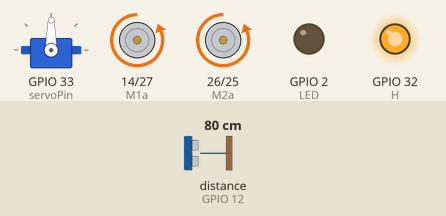
Recording of a sketch running on a simulated ESP32. On the bench: servo, motor-driver pin pairs drawn as motors (green arrow = first pin HIGH = forward, orange = second pin HIGH = backward, longer = more drive), output pins drawn as LEDs (lit = HIGH). Wiring (inferred from the names in the program): ultrasonic range finder: trigger GPIO 13; echo GPIO 12. The test bench sets the inputs (shaded band); at power-on: distance to the obstacle (sensor on GPIO 12) 80 cm. The echo pulse lasts 58.3 µs per cm; pins used as bus, display or sensor lines are not drawn.

Above: at 1.2 s.
1.3 s: distance to the obstacle (sensor on GPIO 12) set to 16 cm
2.8 s: distance to the obstacle (sensor on GPIO 12) set to 13 cm
At 3.2 s:
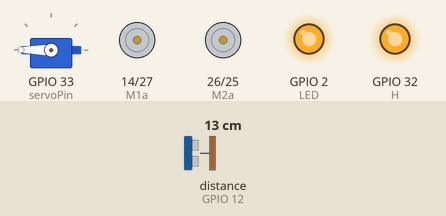
At 4.6 s:
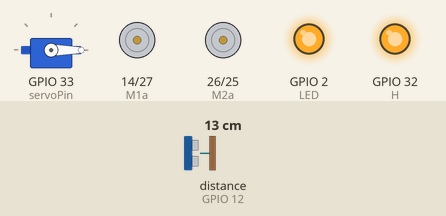
8.3 s: distance to the obstacle (sensor on GPIO 12) set to 18 cm
11.0 s: distance to the obstacle (sensor on GPIO 12) set to 24 cm
At 14.9 s:
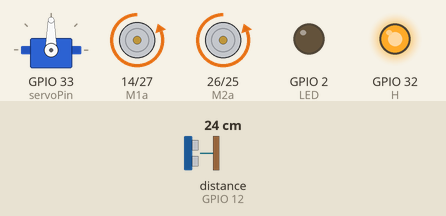
Timing chart, 0 to 15.0 s (numbered marks = the images above; inputs shaded):
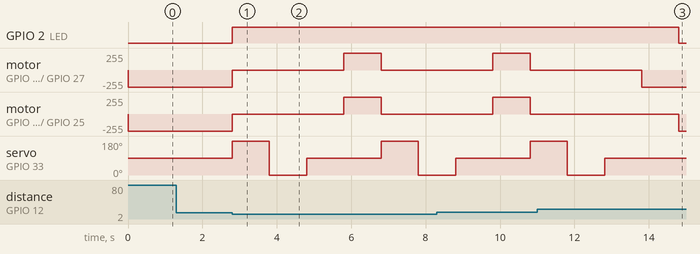

Measured:
- the behaviour switches between 15 and 14 cm on distance to the obstacle (sensor on GPIO 12) (found by bisection; images 0 and 1)
- the behaviour switches between 20 and 21 cm on distance to the obstacle (sensor on GPIO 12) (found by bisection; images 2 and 3)
- after the input at 1.3 s, every drawn part: stays the same
- after the input at 2.8 s, GPIO 2 (LED): LOW → HIGH at once; motor on GPIO 14 (M1a) / GPIO 27 (M1b): backward 255/255 → stopped at once, → forward 255/255 3.0 s later, → stopped 1.0 s later
- after the input at 11.0 s, GPIO 2 (LED): HIGH → LOW after 3.8 s

The sketch:

test2.ino
```cpp
#include <ESP32Servo.h>
Servo myservo;
int servoPin = 33;
const int trig = 13;
const int echo = 12;
const int H=32;
#define LED 2
#define M1a 14
#define M1b 27
#define M2a 26
#define M2b 25

void setup() {
  ESP32PWM::allocateTimer(0);
  ESP32PWM::allocateTimer(1);
  ESP32PWM::allocateTimer(2);
  ESP32PWM::allocateTimer(3);
  myservo.setPeriodHertz(50);
  myservo.attach(servoPin, 500, 2400);
  Serial.begin(9600);
  pinMode(trig,OUTPUT);
  pinMode(echo,INPUT);
  pinMode(H,OUTPUT);
  digitalWrite(H,HIGH);
  pinMode(LED,OUTPUT);
  pinMode(M1a,OUTPUT);
  pinMode(M1b,OUTPUT);
  pinMode(M2a,OUTPUT);
  pinMode(M2b,OUTPUT);
}

void loop() {
  int R,L;
  myservo.write(90);
  digitalWrite(M1a,LOW);
  digitalWrite(M1b,HIGH);
  digitalWrite(M2a,LOW);
  digitalWrite(M2b,HIGH);
  if(distance()<15)
  {
    digitalWrite(M1a,LOW);
    digitalWrite(M1b,LOW);
    digitalWrite(M2a,LOW);
    digitalWrite(M2b,LOW);
    digitalWrite(LED,HIGH);
    start:
    myservo.write(180);
    delay(1000);
    L=distance();
    myservo.write(0);
    delay(1000);
    R=distance();
    myservo.write(90);
    delay(1000);
    if(L>R&&L>20)
    {
      digitalWrite(M1a,LOW);
      digitalWrite(M1b,HIGH);
      digitalWrite(M2a,LOW);
      digitalWrite(M2b,LOW);
      delay(1000);
      digitalWrite(M1a,LOW);
      digitalWrite(M1b,HIGH);
      digitalWrite(M2a,LOW);
      digitalWrite(M2b,HIGH);
      digitalWrite(LED,LOW);
      }
    else
    if(L<R&&R>20)
    {
      digitalWrite(M1a,LOW);
      digitalWrite(M1b,LOW);
      digitalWrite(M2a,LOW);
      digitalWrite(M2b,HIGH);
      delay(1000);
      digitalWrite(M1a,LOW);
      digitalWrite(M1b,HIGH);
      digitalWrite(M2a,LOW);
      digitalWrite(M2b,HIGH);
      digitalWrite(LED,LOW);
      }
      else
      if(L==R&&L>20)
      {
        digitalWrite(M1a,LOW);
        digitalWrite(M1b,HIGH);
        digitalWrite(M2a,LOW);
        digitalWrite(M2b,LOW);
        delay(1000);
        digitalWrite(M1a,LOW);
        digitalWrite(M1b,HIGH);
        digitalWrite(M2a,LOW);
        digitalWrite(M2b,HIGH);
        digitalWrite(LED,LOW);
        }
      else
      {
        digitalWrite(M1a,HIGH);
        digitalWrite(M1b,LOW);
        digitalWrite(M2a,HIGH);
        digitalWrite(M2b,LOW);
        delay(1000);
        digitalWrite(M1a,LOW);
        digitalWrite(M1b,LOW);
        digitalWrite(M2a,LOW);
        digitalWrite(M2b,LOW);
        goto start;
        }
    }
}
float distance()
{
  digitalWrite(trig,HIGH);
  delayMicroseconds(5);
  digitalWrite(trig,LOW);
  return pulseIn(echo,HIGH)/29/2;
  }
```
